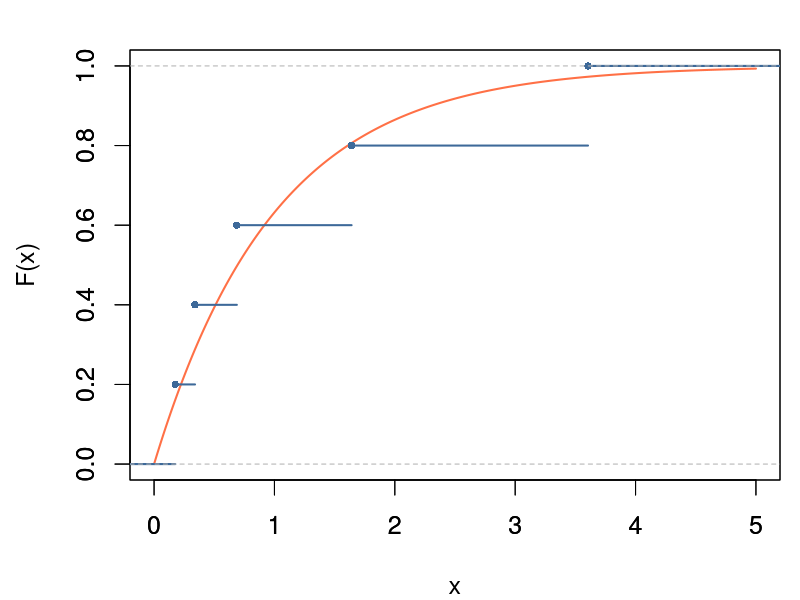

Write R code to recreate this figure.
n <- 5

exp.cdf <- ts(1-exp(-seq(0, 5, by=0.02)), start=0, frequency=50)

par(mai=c(1.2,1.3,0.5,0.2), cex=1.5)
plot(exp.cdf, type="l", xlim=c(0,5), ylim=c(0,1),
     col=c("#FF7046"), lwd=2, xlab="x", ylab="F(x)")
par(new=TRUE)
plot(ecdf(rexp(n)), verticals=FALSE, pch=16, cex.points=0.66, xlim=c(0,5), ylim=c(0,1),
     col=c("#3D6999"), lwd=2, main="", xlab="", ylab="")
